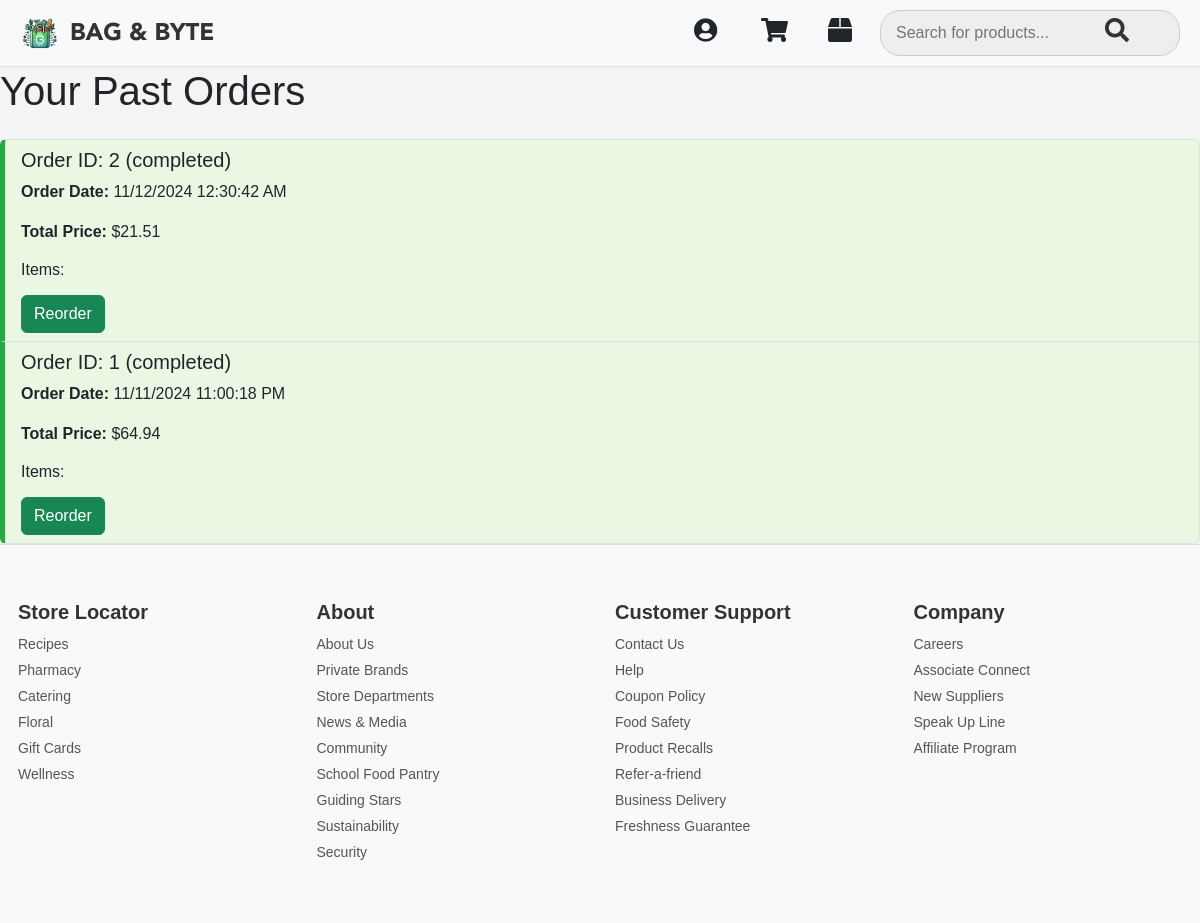
/orders (signed in), run on the app's committed database.
### tables this page shows
CREATE TABLE orders (
            order_id INTEGER PRIMARY KEY AUTOINCREMENT,
            user_id TEXT,
            order_date TIMESTAMP DEFAULT CURRENT_TIMESTAMP,
            order_status TEXT,
            total_price REAL,
            items TEXT,  -- JSON-encoded list of items
            address TEXT,
            city TEXT,
            state TEXT,
            zip_code INTEGER,
            delivery_instructions TEXT,
            payment_status TEXT  -- To store payment status
        );

### app.py (the view)
@app.route('/orders')
def orders():
    if 'user_id' not in session:
        flash('Please log in to view your orders.', 'danger')
        return redirect(url_for('login'))
    user_id = session['user_id']
    orders = get_user_orders(user_id)
    return render_template('orders.html', orders=orders)

### app.py (called while the page is built)
@app.template_filter('to_12_hour')
def to_12_hour(value):
    try:
        return datetime.strptime(value, '%Y-%m-%d %H:%M:%S').strftime('%m/%d/%Y %I:%M:%S %p')
    except (ValueError, TypeError):
        return "Invalid Date"

### templates/orders.html (shortened to what this page needs)
<!DOCTYPE html>
<html lang="en">
<head>
    <link rel="stylesheet" href="https://cdnjs.cloudflare.com/ajax/libs/font-awesome/5.15.4/css/all.min.css">
    <link rel="stylesheet" href="https://cdn.jsdelivr.net/npm/bootstrap@5.3.0/dist/css/bootstrap.min.css">
    <link rel="stylesheet" href="{{ url_for('static', filename='styles.css') }}">
</head>
<body>
    <header>
        <div class="header">
            <div class="d-flex align-items-center">
                <div class="logo">
                    <a href="{{ url_for('profile') }}">
                        <img src="{{ url_for('static', filename='logo.png') }}" alt="Logo">
                    </a>
                </div>
                <div class="logo-text">BAG & BYTE</div>
            </div>
            <div class="right-icons">
                {% if session.get('user_id') %}
                    <a href="{{ url_for('account') }}" class="icon-spacing"><i class="fas fa-user-circle"></i></a>
                    <a href="{{ url_for('cart') }}" class="icon-spacing"><i class="fas fa-shopping-cart"></i></a>
                    <a href="{{ url_for('orders') }}" class="icon-spacing"><i class="fas fa-box"></i></a>
                {% endif %}
                <form class="search-bar" action="{{ url_for('search') }}" method="GET">
                    <input type="text" name="query" placeholder="Search for products..." required>
                    <button type="submit"><i class="fas fa-search"></i></button>
                </form>
            </div>
        </div>
    </header>
    <main>
        <div class="checkout-form">
            <h1>Your Past Orders</h1>
            {% if orders %}
                <div class="list-group mt-4">
                    {% for order in orders %}
                        <div class="list-group-item {% if order.order_status == 'pending' %}order-pending{% else %}order-completed{% endif %}">
                            <h5>Order ID: {{ order.order_id }} ({{ order.order_status }})</h5>
                            <p><strong>Order Date:</strong> {{ order.order_date|to_12_hour }}</p>
                            <p><strong>Total Price:</strong> ${{ order.total_price|round(2) }}</p>
                            <h6>Items:</h6>
                            <div class="mt-3">
                                {% if order.order_status == 'pending' %}
                                    <form action="{{ url_for('confirm_order', order_id=order.order_id) }}" method="POST" style="display:inline;">
                                        <button type="submit" class="btn btn-primary">Confirm Order</button>
                                    </form>
                                {% elif order.order_status == 'completed' %}
                                    <form action="{{ url_for('reorder', order_id=order.order_id) }}" method="POST" style="display:inline;">
                                        <button type="submit" class="btn btn-success">Reorder</button>
                                    </form>
                                {% endif %}
                            </div>
                        </div>
                    {% endfor %}
                </div>
            {% else %}
                <p class="empty-message">No orders yet...</p>
            {% endif %}
        </div>
    </main>
    {% include 'footer.html' %}
</body>
</html>

### static/styles.css (style rules this page uses)
body { font-family: 'LarsseitMedium', sans-serif; margin: 0; padding: 0; background-color: #f4f4f4; }
.logo img { height: 40px; }
.search-bar { display: flex; align-items: center; border: 1px solid #ccc; border-radius: 20px; padding: 5px 10px; width: 300px; }
.search-bar input { border: none; padding: 5px; width: 100%; outline: none; border-radius: 20px; }
.search-bar button { background-color: transparent; border: none; cursor: pointer; padding-left: 10px; }
.logo-text { font-family: 'AvenirBlack', sans-serif, monospace; font-weight: bold; }
.header { display: flex; align-items: center; padding: 10px 20px; background-color: #f8f9fa; border-bottom: 1px solid #ddd; }
.logo img { max-width: 40px; height: auto; }
.logo-text { font-size: 24px; margin-left: 10px; font-weight: bold; color: #333; }
.right-icons { display: flex; align-items: center; gap: 20px; margin-left: auto; }
.icon-spacing { margin-left: 15px; }
.right-icons i { font-size: 24px; width: 32px; height: 32px; line-height: normal; vertical-align: middle; }
.right-icons a { font-size: 20px; color: #212529; }
.search-bar { display: flex; align-items: center; background-color: #eee; border-radius: 20px; padding: 5px 10px; }
.search-bar input { border: none; outline: none; background: transparent; width: 200px; padding: 5px; }
.search-bar button { background: transparent; border: none; color: #333; font-size: 18px; cursor: pointer; }

### templates/orders.html (style rules this page uses)
.order-completed { background-color: #e9f7e3; border-left: 5px solid #28a745; }

### data on the page
orders: order_id "2", order_status "completed", order_date|to_12_hour "11/12/2024 12:30:42 AM", total_price "21.51"
orders: order_id "1", order_status "completed", order_date|to_12_hour "11/11/2024 11:00:18 PM", total_price "64.94"
